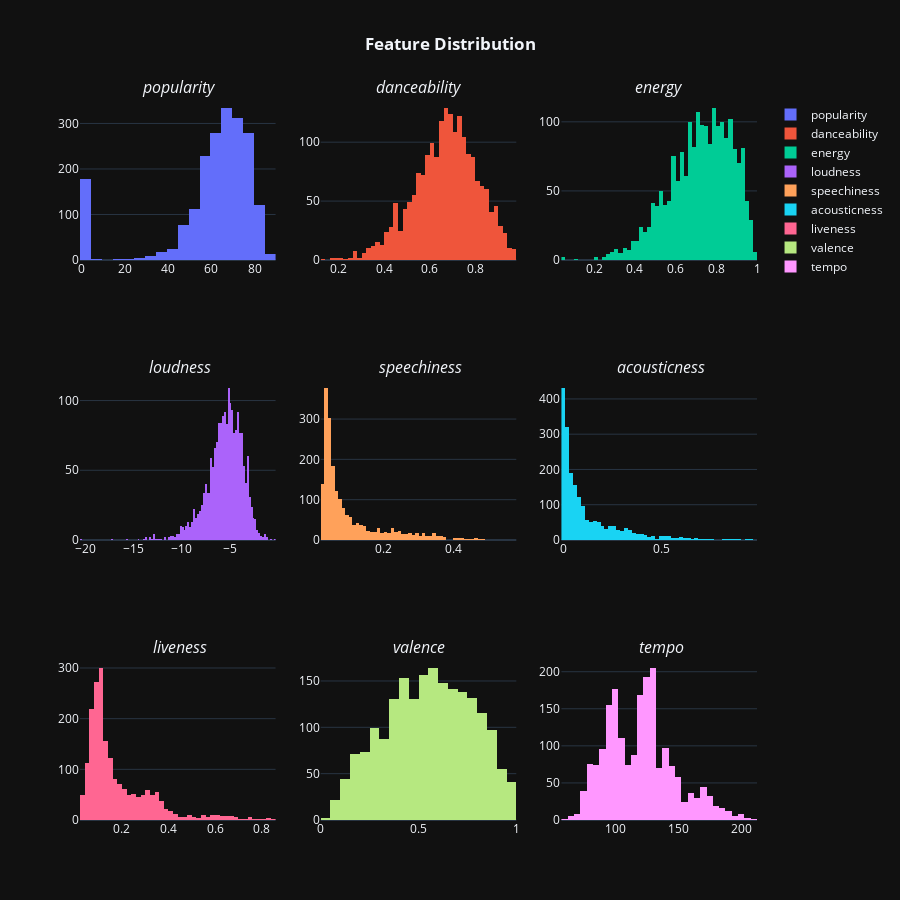

Notebook code for this chart:
### Markdown cell above
- We can see that speechiness is corrrelated to explicit
- Danceability and energy is correlated with valence (happy songs are often dancaeble)
- Energy is also strongly correlated with loudness (Upbeat energetic songs are often are louder)

### Code cell
fig = make_subplots(rows = 3, cols = 3, subplot_titles = ('<i> popularity','<i>danceability', '<i>energy', '<i> loudness', '<i> speechiness', '<i> acousticness', '<i> liveness', '<i>valence', '<i> tempo'))
fig.add_trace(go.Histogram(x= df['popularity'], name = 'popularity'), row = 1 , col = 1)
fig.add_trace(go.Histogram(x= df['danceability'], name = 'danceability'), row = 1 , col = 2)
fig.add_trace(go.Histogram(x= df['energy'], name = 'energy'), row = 1 , col = 3)
fig.add_trace(go.Histogram(x= df['loudness'], name = 'loudness'), row = 2 , col = 1)
fig.add_trace(go.Histogram(x= df['speechiness'], name = 'speechiness'), row = 2 , col = 2)
fig.add_trace(go.Histogram(x= df['acousticness'], name = 'acousticness'), row = 2, col = 3)
fig.add_trace(go.Histogram(x= df['liveness'], name = 'liveness'), row = 3, col = 1)
fig.add_trace(go.Histogram(x= df['valence'], name = 'valence'), row = 3 , col = 2)
fig.add_trace(go.Histogram(x= df['tempo'], name = 'tempo'), row = 3 , col = 3)
fig.update_layout(height=900,width=900,title_text='<b>Feature Distribution')
fig.update_layout(template='plotly_dark',title_x=0.5)

### Figure 1 — Plotly figure (JSON) as saved in the notebook; plotly's stock layout.template omitted (floating-point values rounded to 4 significant figures; data arrays with more than 128 entries replaced by an {"elided": "..."} marker saying what was removed)
{"data": [{"name": "popularity", "x": {"elided": "2000 int values"}, "type": "histogram", "xaxis": "x", "yaxis": "y"}, {"name": "danceability", "x": {"elided": "2000 float values"}, "type": "histogram", "xaxis": "x2", "yaxis": "y2"}, {"name": "energy", "x": {"elided": "2000 float values"}, "type": "histogram", "xaxis": "x3", "yaxis": "y3"}, {"name": "loudness", "x": {"elided": "2000 float values"}, "type": "histogram", "xaxis": "x4", "yaxis": "y4"}, {"name": "speechiness", "x": {"elided": "2000 float values"}, "type": "histogram", "xaxis": "x5", "yaxis": "y5"}, {"name": "acousticness", "x": {"elided": "2000 float values"}, "type": "histogram", "xaxis": "x6", "yaxis": "y6"}, {"name": "liveness", "x": {"elided": "2000 float values"}, "type": "histogram", "xaxis": "x7", "yaxis": "y7"}, {"name": "valence", "x": {"elided": "2000 float values"}, "type": "histogram", "xaxis": "x8", "yaxis": "y8"}, {"name": "tempo", "x": {"elided": "2000 float values"}, "type": "histogram", "xaxis": "x9", "yaxis": "y9"}], "layout": {"xaxis": {"anchor": "y", "domain": [0.0, 0.2889]}, "yaxis": {"anchor": "x", "domain": [0.7778, 1.0]}, "xaxis2": {"anchor": "y2", "domain": [0.3556, 0.6444]}, "yaxis2": {"anchor": "x2", "domain": [0.7778, 1.0]}, "xaxis3": {"anchor": "y3", "domain": [0.7111, 1.0]}, "yaxis3": {"anchor": "x3", "domain": [0.7778, 1.0]}, "xaxis4": {"anchor": "y4", "domain": [0.0, 0.2889]}, "yaxis4": {"anchor": "x4", "domain": [0.3889, 0.6111]}, "xaxis5": {"anchor": "y5", "domain": [0.3556, 0.6444]}, "yaxis5": {"anchor": "x5", "domain": [0.3889, 0.6111]}, "xaxis6": {"anchor": "y6", "domain": [0.7111, 1.0]}, "yaxis6": {"anchor": "x6", "domain": [0.3889, 0.6111]}, "xaxis7": {"anchor": "y7", "domain": [0.0, 0.2889]}, "yaxis7": {"anchor": "x7", "domain": [0.0, 0.2222]}, "xaxis8": {"anchor": "y8", "domain": [0.3556, 0.6444]}, "yaxis8": {"anchor": "x8", "domain": [0.0, 0.2222]}, "xaxis9": {"anchor": "y9", "domain": [0.7111, 1.0]}, "yaxis9": {"anchor": "x9", "domain": [0.0, 0.2222]}, "annotations": [{"font": {"size": 16}, "showarrow": false, "text": "<i> popularity", "x": 0.1444, "xanchor": "center", "xref": "paper", "y": 1.0, "yanchor": "bottom", "yref": "paper"}, {"font": {"size": 16}, "showarrow": false, "text": "<i>danceability", "x": 0.5, "xanchor": "center", "xref": "paper", "y": 1.0, "yanchor": "bottom", "yref": "paper"}, {"font": {"size": 16}, "showarrow": false, "text": "<i>energy", "x": 0.8556, "xanchor": "center", "xref": "paper", "y": 1.0, "yanchor": "bottom", "yref": "paper"}, {"font": {"size": 16}, "showarrow": false, "text": "<i> loudness", "x": 0.1444, "xanchor": "center", "xref": "paper", "y": 0.6111, "yanchor": "bottom", "yref": "paper"}, {"font": {"size": 16}, "showarrow": false, "text": "<i> speechiness", "x": 0.5, "xanchor": "center", "xref": "paper", "y": 0.6111, "yanchor": "bottom", "yref": "paper"}, {"font": {"size": 16}, "showarrow": false, "text": "<i> acousticness", "x": 0.8556, "xanchor": "center", "xref": "paper", "y": 0.6111, "yanchor": "bottom", "yref": "paper"}, {"font": {"size": 16}, "showarrow": false, "text": "<i> liveness", "x": 0.1444, "xanchor": "center", "xref": "paper", "y": 0.2222, "yanchor": "bottom", "yref": "paper"}, {"font": {"size": 16}, "showarrow": false, "text": "<i>valence", "x": 0.5, "xanchor": "center", "xref": "paper", "y": 0.2222, "yanchor": "bottom", "yref": "paper"}, {"font": {"size": 16}, "showarrow": false, "text": "<i> tempo", "x": 0.8556, "xanchor": "center", "xref": "paper", "y": 0.2222, "yanchor": "bottom", "yref": "paper"}], "title": {"text": "<b>Feature Distribution", "x": 0.5}, "height": 900, "width": 900}}
